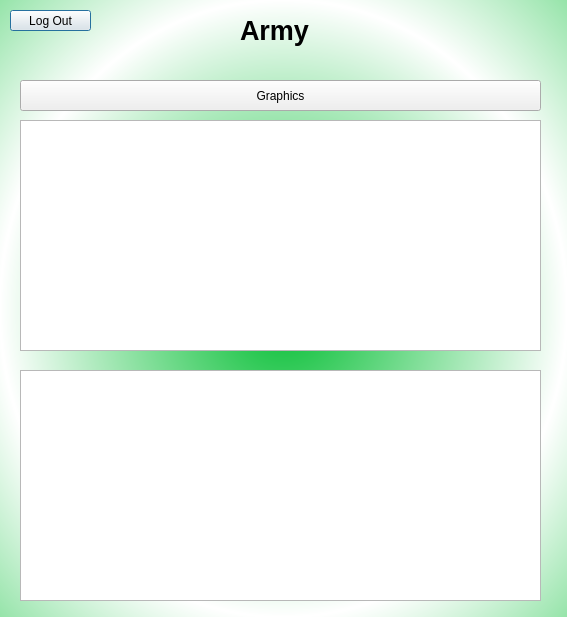
<?xml version="1.0" encoding="UTF-8"?>
<ui version="4.0">
 <class>UI_user</class>
 <widget class="QDialog" name="UI_user">
  <property name="geometry">
   <rect>
    <x>0</x>
    <y>0</y>
    <width>567</width>
    <height>617</height>
   </rect>
  </property>
  <property name="windowTitle">
   <string>Dialog</string>
  </property>
  <property name="styleSheet">
   <string notr="true">
/*QDialog {
   background-image: url(:/img1/parada-militara.jpg);
    background-repeat: no-repeat; /* pentru a nu repeta imaginea */
   /* background-position: center; /* pentru a centra imaginea */
/*}*/
QDialog{
	
	background-color: qradialgradient(spread:reflect, cx:0.5, cy:0.5, radius:0.5, fx:0.5, fy:0.5, stop:0 rgba(0, 189, 48, 255), stop:1 rgba(255, 255, 255, 255));
}</string>
  </property>
  <widget class="QLabel" name="label">
   <property name="geometry">
    <rect>
     <x>240</x>
     <y>10</y>
     <width>81</width>
     <height>41</height>
    </rect>
   </property>
   <property name="font">
    <font>
     <pointsize>20</pointsize>
     <weight>75</weight>
     <bold>true</bold>
     <underline>false</underline>
    </font>
   </property>
   <property name="acceptDrops">
    <bool>false</bool>
   </property>
   <property name="styleSheet">
    <string notr="true">
color: rgb(0, 0, 0);
</string>
   </property>
   <property name="text">
    <string>Army</string>
   </property>
  </widget>
  <widget class="QTableView" name="tableViewPayment">
   <property name="geometry">
    <rect>
     <x>20</x>
     <y>120</y>
     <width>521</width>
     <height>231</height>
    </rect>
   </property>
  </widget>
  <widget class="QPushButton" name="pushButton_Back">
   <property name="geometry">
    <rect>
     <x>10</x>
     <y>10</y>
     <width>81</width>
     <height>21</height>
    </rect>
   </property>
   <property name="text">
    <string>Log Out</string>
   </property>
  </widget>
  <widget class="QTableView" name="tableViewEquipment">
   <property name="geometry">
    <rect>
     <x>20</x>
     <y>370</y>
     <width>521</width>
     <height>231</height>
    </rect>
   </property>
  </widget>
  <widget class="QPushButton" name="pushButton">
   <property name="geometry">
    <rect>
     <x>20</x>
     <y>80</y>
     <width>521</width>
     <height>31</height>
    </rect>
   </property>
   <property name="text">
    <string>Graphics</string>
   </property>
  </widget>
 </widget>
 <resources/>
 <connections/>
</ui>
